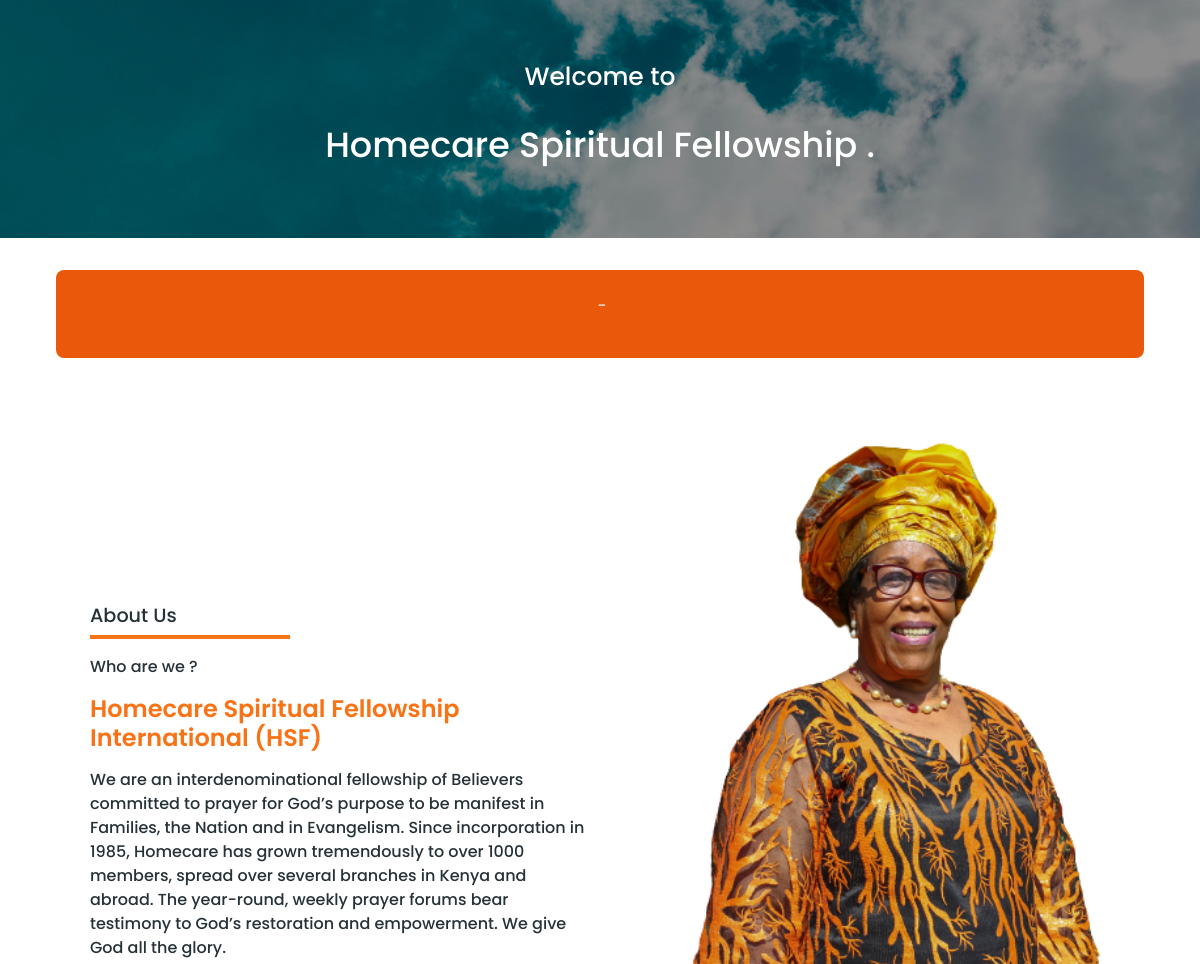
The app's page / (middle part), older data.
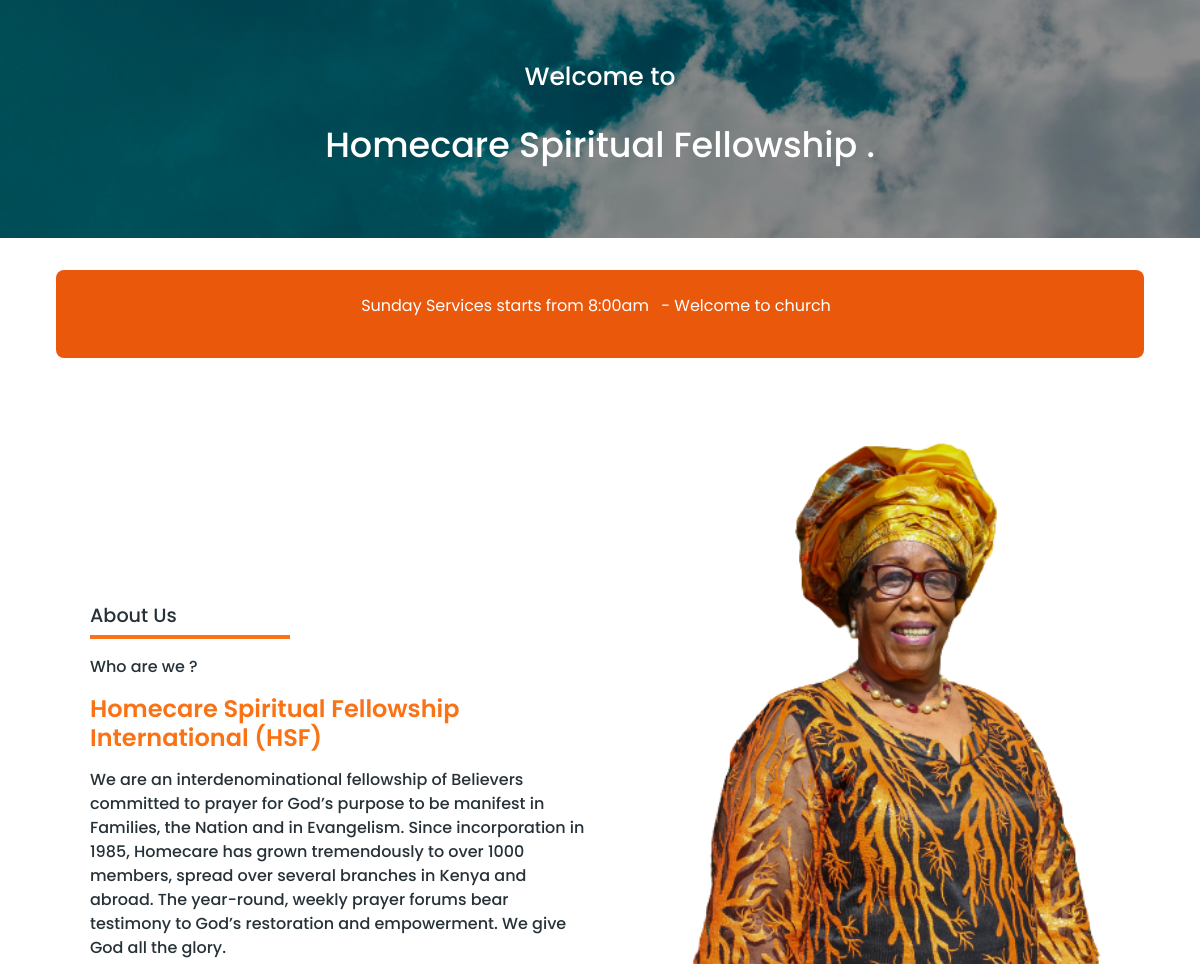
The same page, newer data.
### hopeapp/models.py (models this page shows, shortened)
class About(models.Model):
    description = models.TextField()

class Announcements(models.Model):
    title = models.CharField(max_length=250)
    message = models.CharField(max_length=250)

### hopeapp/views.py (the view)
# urls.py: path('',views.HomeView.as_view(),name='home'),
class HomeView(ListView):
    template_name = "hopeTemp/index.html"
    def get(self, request):
        events = Events.objects.all()
        letters = Newsletter.objects.all()
        progs = Programmes.objects.all()
        teams =Team.objects.all()
        gals = Gallery.objects.all()
        vission = Vission.objects.first()
        mission = Mission.objects.first()
        about = About.objects.first()
        announcements = Announcements.objects.first()
        context ={
            "events":events,
            "letters":letters,
            "progs":progs,
            "teams":teams,
            "gals":gals,
            "vission":vission,
            "mission":mission,
            "about":about,
            "announcements":announcements
        }
        return render(request, self.template_name,context)

### hopeapp/templates/hopeTemp/index.html (shortened to what this page needs)
{% extends "../base/base.html" %}{% load static %}{% block title %} Home | HSF {% endblock %}
{% block template %}
    <div class="content">
        <div class="landing-socket">
            {% include "../hopeTemp/landing.html" %}
        </div>
        <div class="landing-socket">
            {% include "../hopeTemp/firstsection.html" %}
        </div>
            {% include "../hopeTemp/events.html" %}
            {% include "../hopeTemp/newsletter.html" %}
            {% include "../hopeTemp/projects.html" %}
            {% include "../hopeTemp/team.html" %}
            {% include "../hopeTemp/gallery.html" %}
            {% include "../hopeTemp/location.html" %}
            {% include "../hopeTemp/footer.html" %}
    </div>
{% endblock %}

### hopeapp/templates/base/base.html (shortened to what this page needs)
{% load static %}
<!DOCTYPE html>
<html lang="en">
  <head>
    <link rel="stylesheet" href="{% static 'css/global.css' %}" />
    <script src="https://cdn.tailwindcss.com"></script>
    <link
      href="https://cdn.jsdelivr.net/npm/bootstrap@5.3.3/dist/css/bootstrap.min.css"
      rel="stylesheet"
    />
  </head>
  <body>
    {% block template %}
    {% endblock %}
    {% block landing %}
    {% endblock %}
    {% block firstsection %}
    {% endblock %}
  </body>
</html>

### hopeapp/templates/hopeTemp/landing.html (shortened to what this page needs)
{% extends "../base/base.html" %}{% load static %} {% block landing %} {% include "../hopeTemp/navbar.html" %}
<div class="top-landing">
  <div class="inner-top-landing">
    <h5>Welcome to</h5>
    <h1>
      <span> Homecare Spiritual Fellowship . </span>
    </h1>
  </div>
</div>
<div class="bottom-landing ">
  <div class="max-w-[110rem] px-4 sm:px-6 lg:px-8 mx-auto">
    <div
      class="bg-orange-600 bg-[url('https://preline.co/assets/svg/examples/abstract-1.svg')] bg-no-repeat bg-cover bg-center p-4 rounded-lg text-center"
    >
      <p class="me-2 inline-block text-white">{{ announcements.title }}</p>
      <p class="me-2 inline-block text-white"> - {{ announcements.message }}</p>
    </div>
  </div>
</div>
{% endblock %}

### hopeapp/templates/hopeTemp/navbar.html (shortened to what this page needs)
{% extends '../base/base.html' %}{% load static %}

### hopeapp/templates/hopeTemp/firstsection.html (shortened to what this page needs)
{% extends '../base/base.html' %}{% load static %}{% block firstsection %}
<div class="first-section-wrapper">
  <div class="section-content" id="about">
    <div class="section-content-title">
      <h1>About Us</h1>
    </div>
    <div class="section-content-title-line"></div>
    <div class="acct-section-content">
      <div class="right-about-section">
        <img src="{% static 'images/JM.png' %}" alt="">
      </div>
      <div class="row">
        <div class="col-lg-6">
          <div class="section-left-content">
            <p>Who are we ?</p>
            <h1>
              Homecare Spiritual Fellowship <br />
              International (HSF)
            </h1>
            <p>
              {{about.description}}
            </p>
          </div>
        </div>
      </div>
    </div>
  </div>
</div>
{% endblock %}

### hopeapp/templates/hopeTemp/events.html (shortened to what this page needs)
{% extends '../base/base.html' %}{% load static %}

### hopeapp/templates/hopeTemp/newsletter.html (shortened to what this page needs)
{% extends '../base/base.html' %}{% load static %}

### hopeapp/templates/hopeTemp/projects.html (shortened to what this page needs)
{% extends '../base/base.html' %}{% load static %}

### hopeapp/templates/hopeTemp/team.html (shortened to what this page needs)
{% extends '../base/base.html' %}{% load static %}

### hopeapp/templates/hopeTemp/gallery.html (shortened to what this page needs)
{% extends '../base/base.html' %}{% load static %}

### hopeapp/templates/hopeTemp/location.html (shortened to what this page needs)
{% extends '../base/base.html' %}{% load static %}

### hopeapp/templates/hopeTemp/footer.html (shortened to what this page needs)
{% extends '../base/base.html' %}{% load static %}

### hopeapp/static/css/global.css (style rules this page uses)
* { padding: 0; box-sizing: border-box; margin: 0; font-family: "Poppins", serif; scroll-behavior: smooth; }
:root { --primary-color-orange: #F97316; --carousel-image: #263238; --dark-color: #111111; }
.top-landing { height: 30vh; background-image: url(../images/dom.jpg); background-position: bottom; background-size: cover; }
.inner-top-landing { height: 100%; background-color: #00000073; display: flex; align-items: center; justify-content: center; flex-direction: column; }
.inner-top-landing h5 { color: white; font-size: 25px; text-align: center; margin-bottom: 2rem; }
.inner-top-landing h1 { color: white; font-size: 35px; text-align: center; }
.first-section-wrapper { height: 100vh; display: flex; align-items: center; justify-content: center; background-color: #ffffff; position: relative; }
.right-about-section { position: absolute; width: 45%; height: 100%; top: 0px; right: 0px; }
.right-about-section img { height: 100%; width: 100%; object-fit: contain; }
.mission-vission-wrapper, .section-content { width: 85%; }
.section-content-title h1 { font-size: larger; color: var(--carousel-image); }
.section-content-title-line { margin-bottom: 1rem; width: 200px; height: 4px; background-color: var(--primary-color-orange); }
.section-left-content p { color: var(--carousel-image); font-weight: 500; }
.section-left-content h1 { color: var(--primary-color-orange); font-weight: 600; margin-bottom: 1rem; font-size: x-large; }
.bottom-landing { padding: 2rem; }

Row changes from the older to the newer data that the page shows:
added Announcements: title "Sunday Services starts from 8:00am", message "Welcome to church"
